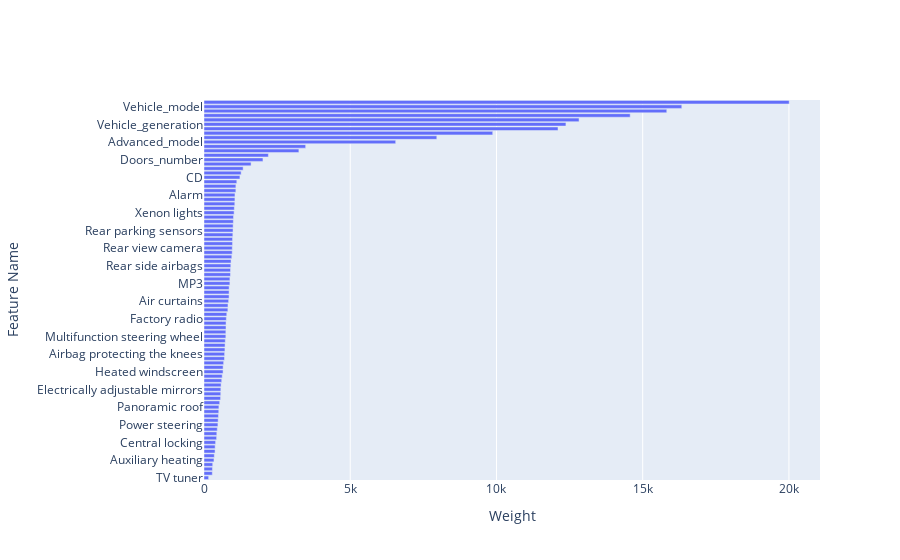

The code cell stored with this chart in its notebook:
### Code cell
training_process(
    model_name="xgboost_classifier",
    model_class=PriceClassifierXGBoostModel,
    hyperparameters_class=PriceClassifierXGBoostModelHyperparams,
    intervals_function=lambda x: 10 ** (0.4 * x) + 500 * (x + 1) ** 1.2 + 500 * x**0.8,
    param_grid={
        "learning_rate": [0.14034069550007902],
        "max_depth": [11],
        "n_estimators": [350],
        "min_child_weight": [6],
        "gamma": [1.3736089649503211],
        "subsample": [0.7806217129238506],
        "colsample_bytree": [0.691463437376895],
        "reg_alpha": [0.9541011649041133],
        "reg_lambda": [3.708182521982664],
        "max_delta_step": [5.0],
        "colsample_bynode": [0.7],
        "colsample_bylevel": [0.7],
    },
    gpu_mode=False,
)

### Figure 1 — Plotly figure (JSON) as saved in the notebook; plotly's stock layout.template omitted (floating-point values rounded to 4 significant figures)
{"data": [{"orientation": "h", "type": "bar", "x": [158, 284, 289, 298, 341, 353, 378, 381, 397, 431, 438, 454, 476, 484, 494, 505, 509, 537, 567, 573, 576, 584, 606, 623, 652, 653, 672, 701, 705, 716, 720, 728, 747, 747, 753, 754, 764, 779, 816, 820, 842, 857, 858, 859, 885, 886, 905, 907, 917, 925, 951, 965, 967, 976, 976, 986, 993, 996, 1004, 1009, 1030, 1037, 1053, 1058, 1059, 1089, 1090, 1122, 1228, 1270, 1338, 1609, 2016, 2201, 3244, 3476, 6554, 7960, 9872, 12104, 12375, 12824, 14572, 15823, 16336, 20009], "y": ["TV tuner", "Four-zone air conditioning", "HUD(head-up display)", "Heated rear seats", "Auxiliary heating", "Aftermarket radio", "ABS", "Adjustable suspension", "Central locking", "Passengers airbag", "Electric front windows", "Drivers airbag", "Power steering", "CD changer", "Blind spot sensor", "DVD player", "Panoramic roof", "Sunroof", "Parking assistant", "Immobilizer", "Electrically adjustable mirrors", "Shift paddles", "Active cruise control", "Lane assistant", "Heated windscreen", "Condition", "Electrically adjustable seats", "Hook", "Airbag protecting the knees", "Speed limiter", "Rain sensor", "Electrochromic rear view mirror", "Multifunction steering wheel", "Roof rails", "Electrochromic side mirrors", "On-board computer", "Factory radio", "Twilight sensor", "SD socket", "USB socket", "Air curtains", "ESP(stabilization of the track)", "Cruise control", "Start-Stop system", "MP3", "Bluetooth", "ASR (traction control)", "Automatic air conditioning", "Rear side airbags", "Front side airbags", "Electric rear windows", "Fog lights", "Rear view camera", "Heated side mirrors", "LED lights", "AUX socket", "Rear parking sensors", "Daytime running lights", "Leather upholstery", "GPS navigation", "Xenon lights", "Dual zone air conditioning", "Isofix", "Manual air conditioning", "Alarm", "Tinted windows", "Velor upholstery", "Front parking sensors", "CD", "Heated front seats", "Alloy wheels", "Transmission", "Doors_number", "First_owner", "Drive", "Fuel_type", "Advanced_model", "Type", "Displacement_cm3", "Colour", "Vehicle_generation", "Vehicle_brand", "Power_HP", "Production_year", "Vehicle_model", "Mileage_km"]}], "layout": {"xaxis": {"title": {"text": "Weight"}}, "yaxis": {"title": {"text": "Feature Name"}}}}
